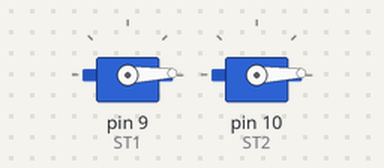
A sketch run on a simulated Arduino Uno, built with avr-gcc and run on an emulated ATmega328P. On the bench: 2 × servo.

Above: at 0.05 s.
At 1.75 s:
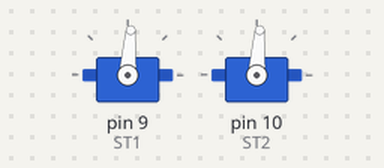
At 3.45 s:
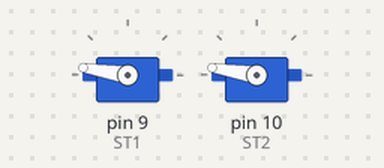
At 6.9 s:
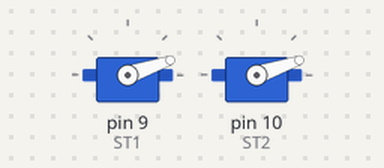
Timing chart, 0 to 9.5 s (numbered marks = the images above):
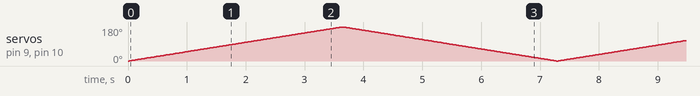

The sketch:

SabertoothSin.ino
```cpp
// (licence header left out)
#include <Servo.h>

Servo ST1, ST2; // We'll name the Sabertooth servo channel objects ST1 and ST2.
                // For how to configure the Sabertooth, see the DIP Switch Wizard for
                //   http://www.dimensionengineering.com/datasheets/SabertoothDIPWizard/start.htm
                // Be sure to select RC Microcontroller Mode for use with this sample.
                //
                // Connections to make:
                //   Arduino Pin 9  ->  Sabertooth S1
                //   Arduino Pin 10 ->  Sabertooth S2
                //   Arduino GND    ->  Sabertooth 0V
                //   Arduino VIN    ->  Sabertooth 5V (OPTIONAL, if you want the Sabertooth to power the Arduino)
                //
                // Sabertooth accepts servo pulses from 1000 us to 2000 us.
                // We need to specify the pulse widths in attach(). 0 degrees will be full reverse, 180 degrees will be
                // full forward. Sending a servo command of 90 will stop the motor. Whether the servo pulses control
                // the motors individually or control throttle and turning depends on your mixed mode setting.

// Notice these attach() calls. The second and third arguments are important.
// With a single argument, the range is 44 to 141 degrees, with 92 being stopped.
// With all three arguments, we can use 0 to 180 degrees, with 90 being stopped.
void setup()
{
  ST1.attach( 9, 1000, 2000);
  ST2.attach(10, 1000, 2000);
}

void loop()
{
  int power;

  // Ramp both servo channels from 0 to 180 (full reverse to full forward),
  // waiting 20 ms (1/50th of a second) per value.
  for (power = 0; power <= 180; power ++)
  {
    ST1.write(power);
    ST2.write(power);
    delay(20);
  }

  // Now go back the way we came.
  for (power = 180; power >= 0; power --)
  {
    ST1.write(power);
    ST2.write(power);
    delay(20);
  }
}
```
